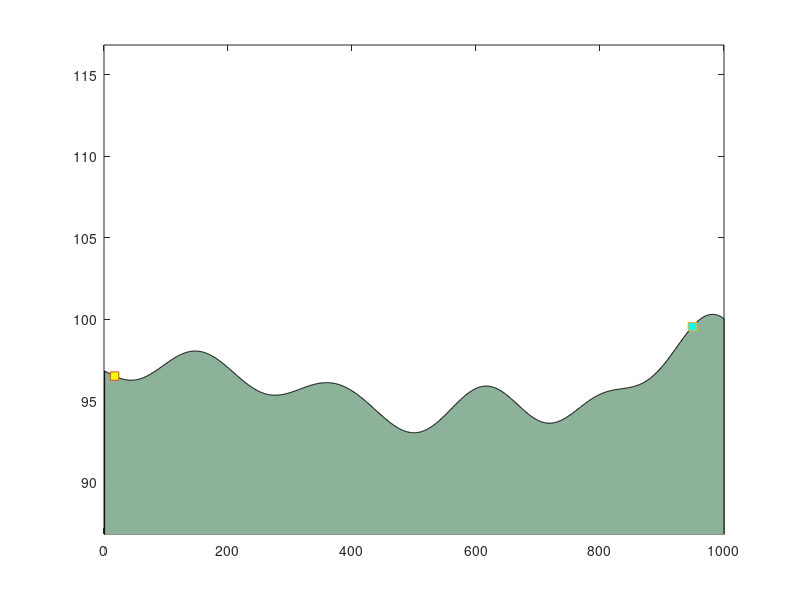

Write the MATLAB code that produced this figure. (Note: this script raises an error after producing the figure.)
% This is Tankbattle by Alex Miller (2014) at UOIT

x=linspace(1,500,1000);  %x vector for our world
terrain=100*ones(1,1000); %initalize the terrain vector for the world
clf    %clear the graph
over=0;  %make a game over counter
fff=[2 3 3 4 5 5 5 5 4 3 3 2];   %%this is the terrain destruction vector from our bombs
mountains=1+2*rand;  %% variable for how mountainous the terrain will be
height=1+0.5*rand; %% variable for how high mountains will be

for i=1:1000
a=randn/10*height;
b=randn/40*mountains;
c=10;
d=randn/5;

terrain=(terrain+(a*sin(b*x+c))+d);  %%this generates random terrain with random fourier series of sin waves
  
end
figure(1);
h=area(terrain,'FaceColor',[0.55 0.7 0.6]);   %plot terrain
  hold on
axis([0 1000 terrain(1)-10 terrain(1)+20]) %scale our plot

x1=round(rand*480)+10;
y1=terrain(x1);   %%x and y point of Player1 tank


plot(x1,y1,'s','markerfacecolor',[1 1 0])

x2=round(rand*480)+510;
y2=terrain(x2);  %%x and y point of player2 (or computer ai) tank 

plot(x2,y2,'s','markerfacecolor',[0 1 1])

disp('Please put Figure 1 Window in full screne to play and click OK');
msgbox('Please put Figure 1 Window in full screne to play and click OK');
pause(6)

guys=inputdlg('How many players (1 or 2) ?  ');
players=guys{1};
players=str2num(players);

if players==1
    difficulty=inputdlg('what difficulty? 1=derp 2=easy 3=medium 4=hard 5=Damn-impossible : ');
    difficulty=difficulty{1};
    difficulty=str2num(difficulty);
end




while over<1  %%whole game while loop. Game over when over=1
    clc
    
pitch=inputdlg('Player 1 what pitch (angle) ?  ');  %%get player1 angle of projectile
    pitch=pitch{1};
    pitch=str2num(pitch);

power=inputdlg('Player 1 what power (1-100) ? ');  %%get player1 power of projectile
    power=power{1};
    power=str2num(power);
    
pitch=min(pitch,90);
power=min(power,100);
pitch=pitch/10+randn/20;  %%rescale angle to our world and add some randomness
power=30+4*power+randn*3; %%rescale power to our world and add some randomness

clc

    if players==2
        pitch2=inputdlg('Player 2 what pitch (angle) ?  ');
            pitch2=pitch2{1};
            pitch2=str2num(pitch2);
        power2=inputdlg('Player 2 what power (1-100) ? ');
            power2=power2{1};
            power2=str2num(power2);
            
        pitch2=min(pitch2,90);
        power2=min(power2,100);
        pitch2=pitch2/10+randn/20;
        power2=30+4*power2+randn*3;
    elseif difficulty==1
        pitch2=(90*rand)/10+randn/20;
        power2=30+4*(100*rand)+randn*3;
    elseif difficulty==2
        pitch2=pitch+randn/10;
        power2=power+(y1-y2)+5*randn;
    elseif difficulty==3
        power2=((-9.8*(x2-x1)^2)/(((y1-y2-(x2-x1)*sind(5)/cosd(5)))*cosd(5)^2))^0.5+randn*7;
        pitch2=5+randn*0.5;
    elseif difficulty==4
        power2=((-9.8*(x2-x1)^2)/(((y1-y2-(x2-x1)*sind(7)/cosd(7)))*cosd(7)^2))^0.5+randn*5;
        pitch2=7+randn*0.2;
    elseif difficulty==5
        power2=((-9.8*(x2-x1)^2)/(((y1-y2-(x2-x1)*sind(9)/cosd(9)))*cosd(9)^2))^0.5;
        pitch2=9;
end

vx=power*cosd(pitch);
vy=power*sind(pitch);

vx2=power2*cosd(pitch2);
vy2=power2*sind(pitch2);


xray=x1:(1000);
xray2=x2:-1:1;

parabolax=xray-x1;
parabolax2=xray2-x2;
parabolay=-9.8*(parabolax/vx).^2+vy*(parabolax/vx)+y1;
parabolay2=-9.8*(-parabolax2/vx2).^2+vy2*(-parabolax2/vx2)+y2;

bullet=[xray(1),parabolay(1)];
bullet2=[xray2(1),parabolay2(1)];

                    for i=1:2:length(xray)

                    bullet=[xray(i),parabolay(i)];
                    figure(1)
                    h=plot(bullet(1),bullet(2),'.','color',[0 0 0]);
                    pause(0.0000001)
                        if parabolay(i)<terrain(i+x1-1)&&i>10 && (i+x1-1)<993
                            for z=1:100
                                pause(0.00001)
                                plot(bullet(1)+randn*4,bullet(2)+randn/7,'*','color',[0.5+rand/2 0 0])
                                
                            end

                           
                           for q=1:12
                               terrain(xray(i-6+q))=terrain(xray(i-6+q))-rand*fff(q)/5;
                               y1=terrain(x1);
                               y2=terrain(x2);
                           end
                           
                                                                                clf
                                        h=area(terrain,'FaceColor',[0.55 0.7 0.6]);

                                          hold on
                                        axis([0 1000 terrain(1)-10 terrain(1)+20])

                                        plot(x1,y1,'s','markerfacecolor',[1 1 0])

                                        plot(x2,y2,'s','markerfacecolor',[0 1 1])
                                        
                               break
                        end
                        delete(h)
                    end
                        
                    for i=1:2:length(xray2)
 
                                bullet2=[xray2(i),parabolay2(i)];
                                figure(1)
                                h=plot(bullet2(1),bullet2(2),'.','color',[0 0 0]);
                                pause(0.0000001)
                                    if parabolay2(i)<terrain(x2-i+1)&&i>10 && (x2-i+1)>7

                                            for z=1:100
                                                pause(0.00001)
                                                
                                                plot(bullet2(1)+randn*4,bullet2(2)+randn/7,'*','color',[0.5+rand/2 0 0])
                                            end
                                        
                                        for q=1:12
                                            terrain(xray2(i-6+q))=terrain(xray2(i-6+q))-rand*fff(q)/5;
                                            y1=terrain(x1);
                                            y2=terrain(x2);         
                                        end
                                        
                                                                                clf
                                        h=area(terrain,'FaceColor',[0.55 0.7 0.6]);

                                          hold on
                                        axis([0 1000 terrain(1)-10 terrain(1)+20])

                                        plot(x1,y1,'s','markerfacecolor',[1 1 0])

                                        plot(x2,y2,'s','markerfacecolor',[0 1 1])
                                        
                                        break
                                    end
                                    delete(h)
                    end


clf
h=area(terrain,'FaceColor',[0.55 0.7 0.6]);

  hold on
axis([0 1000 terrain(1)-10 terrain(1)+20])

plot(x1,y1,'s','markerfacecolor',[1 1 0])

plot(x2,y2,'s','markerfacecolor',[0 1 1])

% for z=1:100
%     pause(0.00001)
%     plot(bullet(1)+randn*4,bullet(2)+randn/7,'*','color',[0.5+rand/2 0 0])
%     plot(bullet2(1)+randn*4,bullet2(2)+randn/7,'*','color',[0.5+rand/2 0 0])
% end

        if abs(bullet(1)-x2)<5 && abs(bullet(2)-y2)<2
            disp('WOW YOU Player 1 YOU WIN!!!!!!!!!!!!!!!')
            over=1;
            for z=1:100
                                pause(0.00001)
                                plot(x2+randn*4,y2+randn/7,'*','color',[0.5+rand/2 0 0])
                             
            end
            clf
                    h=area(terrain,'FaceColor',[0.55 0.7 0.6]);

                      hold on
                    axis([0 1000 terrain(1)-10 terrain(1)+20])

                    plot(x1,terrain(x1),'s','markerfacecolor',[1 1 0])

                    plot(x2,terrain(x2),'s','markerfacecolor',[0 1 1])
                        for z=1:600
                        figure(1)
                        plot(x2+randn*4*z/100,y2+z/100+randn/5,'*','color',[(z+99)/700 (z+99)/700 (z+99)/700])
                        end
            break
        end

          if abs(bullet2(1)-x1)<5 && abs(bullet2(2)-y1)<2
            disp('WOW PLAYER 2 YOU WIN !!!!!!!!!!!!!!!')
            over=1;
             for z=1:100
                                pause(0.00001)
                                plot(x1+randn*4,y1+randn/7,'*','color',[0.5+rand/2 0 0])
                             
            end
            
            clf
                        h=area(terrain,'FaceColor',[0.55 0.7 0.6]);

                          hold on
                        axis([0 1000 terrain(1)-10 terrain(1)+20])

                        plot(x1,terrain(x1),'s','markerfacecolor',[1 1 0])

                        plot(x2,terrain(x2),'s','markerfacecolor',[0 1 1])
            
                        for z=1:600
                        figure(1)
                        plot(x1+randn*4*z/100,y1+z/100+randn/5,'*','color',[(z+55)/700 (z+55)/700 (z+55)/700])
                        end
            break
          end
        
clf
h=area(terrain,'FaceColor',[0.55 0.7 0.6]);

  hold on
axis([0 1000 terrain(1)-10 terrain(1)+20])

plot(x1,terrain(x1),'s','markerfacecolor',[1 1 0])

plot(x2,terrain(x2),'s','markerfacecolor',[0 1 1])

end

  msgbox('GAME OVER')
